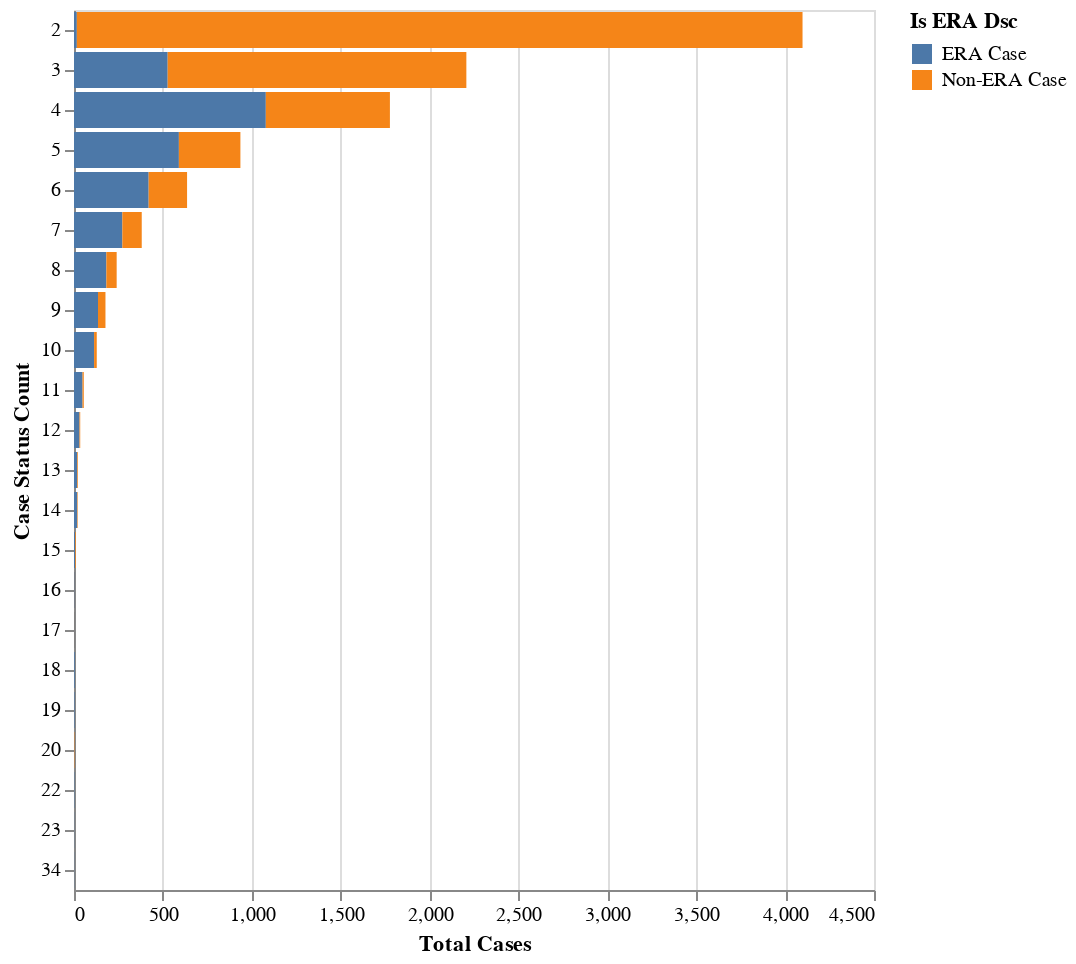

Here is the notebook cell this chart was saved with:
### Code cell
#hide
open_closed_summary = cases2018_df.groupby(['Is ERA Dsc','STATUS_COUNT'])[['DRIVERS_LICENSE_NO']].count().reset_index()
open_closed_summary.columns = ['Is ERA Dsc','Case Status Count', 'Count']
bar1 = alt.Chart(open_closed_summary).mark_bar().encode(
    
    x= alt.X('Count:Q', title="Total Cases"),
    y= alt.Y('Case Status Count:N', title="Case Status Count"),
    #alt.X('Age Category'),
    #x = alt.X('Case Count', aggregate='sum', type='quantitative'),
    tooltip=['Count:Q'],
    color='Is ERA Dsc:N'
)
bar1

### Figure 1 — Vega-Lite specification as saved in the notebook (floating-point values rounded to 4 significant figures)
{"config": {"view": {"continuousWidth": 400, "continuousHeight": 300}}, "data": {"name": "data-84758924f7775213c8bd9121626113f5"}, "mark": "bar", "encoding": {"color": {"type": "nominal", "field": "Is ERA Dsc"}, "tooltip": [{"type": "quantitative", "field": "Count"}], "x": {"type": "quantitative", "field": "Count", "title": "Total Cases"}, "y": {"type": "nominal", "field": "Case Status Count", "title": "Case Status Count"}}, "$schema": "https://vega.github.io/schema/vega-lite/v4.8.1.json", "datasets": {"data-84758924f7775213c8bd9121626113f5": [{"Is ERA Dsc": "ERA Case", "Case Status Count": 2, "Count": 16}, {"Is ERA Dsc": "ERA Case", "Case Status Count": 3, "Count": 527}, {"Is ERA Dsc": "ERA Case", "Case Status Count": 4, "Count": 1079}, {"Is ERA Dsc": "ERA Case", "Case Status Count": 5, "Count": 590}, {"Is ERA Dsc": "ERA Case", "Case Status Count": 6, "Count": 420}, {"Is ERA Dsc": "ERA Case", "Case Status Count": 7, "Count": 272}, {"Is ERA Dsc": "ERA Case", "Case Status Count": 8, "Count": 182}, {"Is ERA Dsc": "ERA Case", "Case Status Count": 9, "Count": 135}, {"Is ERA Dsc": "ERA Case", "Case Status Count": 10, "Count": 113}, {"Is ERA Dsc": "ERA Case", "Case Status Count": 11, "Count": 48}, {"Is ERA Dsc": "ERA Case", "Case Status Count": 12, "Count": 31}, {"Is ERA Dsc": "ERA Case", "Case Status Count": 13, "Count": 18}, {"Is ERA Dsc": "ERA Case", "Case Status Count": 14, "Count": 18}, {"Is ERA Dsc": "ERA Case", "Case Status Count": 15, "Count": 6}, {"Is ERA Dsc": "ERA Case", "Case Status Count": 16, "Count": 4}, {"Is ERA Dsc": "ERA Case", "Case Status Count": 17, "Count": 3}, {"Is ERA Dsc": "ERA Case", "Case Status Count": 18, "Count": 4}, {"Is ERA Dsc": "ERA Case", "Case Status Count": 19, "Count": 3}, {"Is ERA Dsc": "ERA Case", "Case Status Count": 22, "Count": 2}, {"Is ERA Dsc": "ERA Case", "Case Status Count": 23, "Count": 1}, {"Is ERA Dsc": "ERA Case", "Case Status Count": 34, "Count": 1}, {"Is ERA Dsc": "Non-ERA Case", "Case Status Count": 2, "Count": 4082}, {"Is ERA Dsc": "Non-ERA Case", "Case Status Count": 3, "Count": 1680}, {"Is ERA Dsc": "Non-ERA Case", "Case Status Count": 4, "Count": 698}, {"Is ERA Dsc": "Non-ERA Case", "Case Status Count": 5, "Count": 346}, {"Is ERA Dsc": "Non-ERA Case", "Case Status Count": 6, "Count": 216}, {"Is ERA Dsc": "Non-ERA Case", "Case Status Count": 7, "Count": 109}, {"Is ERA Dsc": "Non-ERA Case", "Case Status Count": 8, "Count": 58}, {"Is ERA Dsc": "Non-ERA Case", "Case Status Count": 9, "Count": 42}, {"Is ERA Dsc": "Non-ERA Case", "Case Status Count": 10, "Count": 15}, {"Is ERA Dsc": "Non-ERA Case", "Case Status Count": 11, "Count": 7}, {"Is ERA Dsc": "Non-ERA Case", "Case Status Count": 12, "Count": 4}, {"Is ERA Dsc": "Non-ERA Case", "Case Status Count": 13, "Count": 4}, {"Is ERA Dsc": "Non-ERA Case", "Case Status Count": 14, "Count": 3}, {"Is ERA Dsc": "Non-ERA Case", "Case Status Count": 15, "Count": 4}, {"Is ERA Dsc": "Non-ERA Case", "Case Status Count": 16, "Count": 1}, {"Is ERA Dsc": "Non-ERA Case", "Case Status Count": 17, "Count": 1}, {"Is ERA Dsc": "Non-ERA Case", "Case Status Count": 20, "Count": 2}]}}
